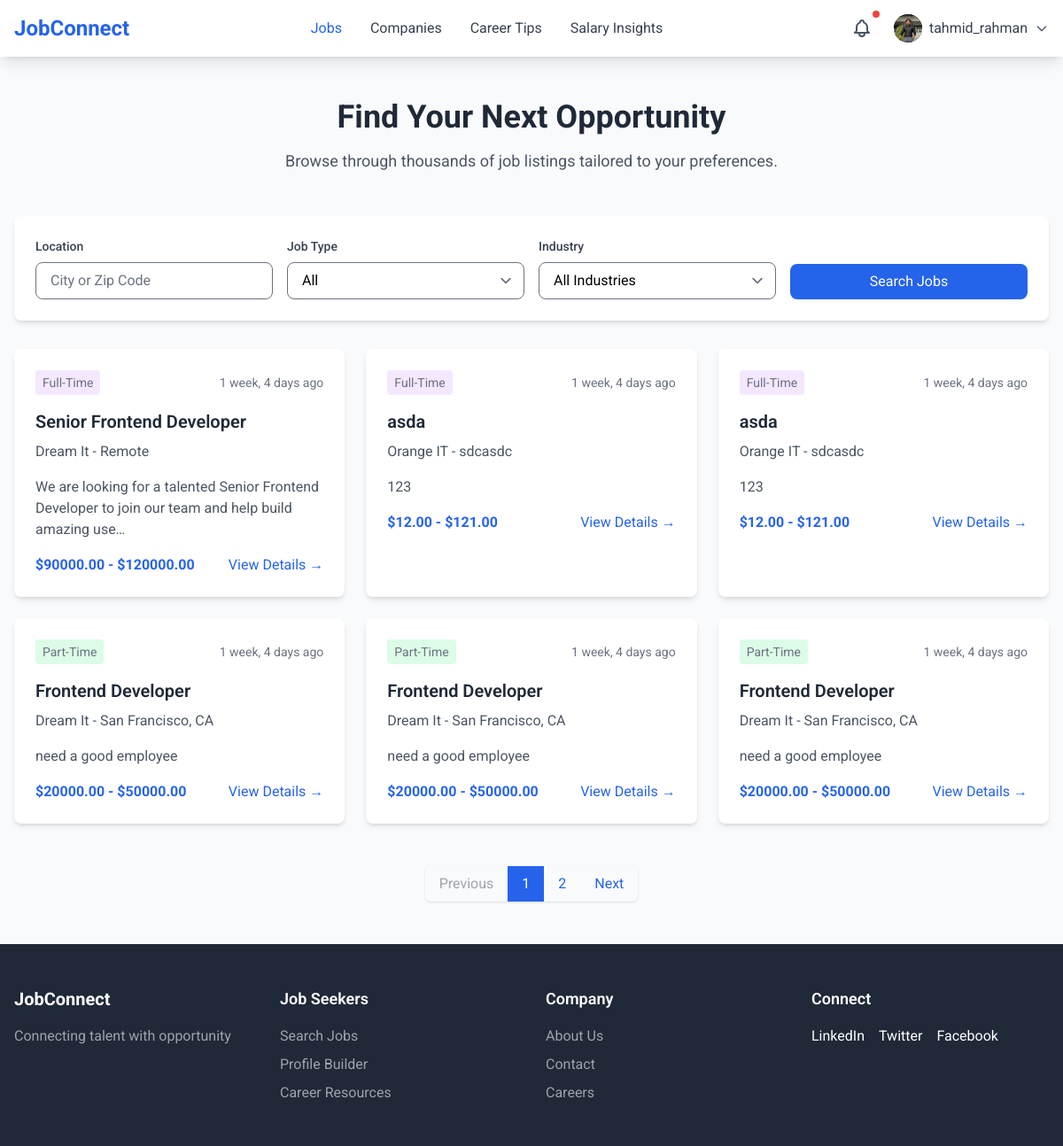
Screenshot of /jobseeker/jobs/ (signed in) with the database file from the repository.
### accounts/models.py (models this page shows, shortened)
class CustomUser(AbstractBaseUser, PermissionsMixin):
    id = models.AutoField(primary_key=True)
    name = models.CharField(max_length=100)
    username = models.CharField(max_length=100, unique=True)
    email = models.EmailField(unique=True)
    phone_no = models.CharField(max_length=15,null=True,blank=True)
    role = models.CharField(max_length=50, choices=[
        ('admin', 'Admin'),
        ('user', 'User'),
        ('employee', 'Employee'),
    ], default='user')
    status = models.CharField(max_length=50, choices=[
        ('approved','Approved'),
        ('pending', 'Pending'),
    ],default='pending')
    is_active = models.BooleanField(default=True)
    is_staff = models.BooleanField(default=False)
    objects = CustomUserManager()
    USERNAME_FIELD = 'email'
    REQUIRED_FIELDS = ['username', 'name']

### jobseeker/models.py (models this page shows, shortened)
class Profile(models.Model):
    user = models.OneToOneField(CustomUser, on_delete=models.CASCADE, related_name='profile')
    profile_id = models.AutoField(primary_key=True)
    profile_picture = models.ImageField(upload_to='profile_pics/', blank=True, null=True,default='profile_pics/profile_1.png')
    first_name = models.CharField(max_length=50, blank=True, null=True)
    last_name = models.CharField(max_length=50, blank=True, null=True)
    job_title = models.CharField(max_length=100, blank=True, null=True)
    location = models.CharField(max_length=100, blank=True, null=True)
    about_me = models.TextField( blank=True, null=True)

### employer/models.py (models this page shows, shortened)
class Job(models.Model):
    JOB_TYPE_CHOICES = [
        ('Full-Time', 'Full-Time'),
        ('Part-Time', 'Part-Time'),
        ('Contract', 'Contract'),
        ('Internship', 'Internship')
    ]
    STATUS_CHOICES = [
        ('Active', 'Active'),
        ('Draft', 'Draft'),
        ('Closed', 'Closed'),
    ]
    CATEGORY_CHOICES = [
        ('engineering', 'Engineering'),
        ('design', 'Design'),
        ('marketing', 'Marketing'),
    ]
    job_id = models.AutoField(primary_key=True)
    title = models.CharField(max_length=255)
    company = models.ForeignKey('Company', on_delete=models.CASCADE)
    location = models.CharField(max_length=255)
    job_type = models.CharField(max_length=20, choices=JOB_TYPE_CHOICES)
    posted_date = models.DateTimeField(auto_now_add=True)
    salary_min = models.DecimalField(max_digits=10, decimal_places=2)
    salary_max = models.DecimalField(max_digits=10, decimal_places=2)
    applications = models.IntegerField(default=0)
    exp_need = models.IntegerField(default=0)
    description = models.TextField()
    responsibilities = models.TextField()
    requirements = models.TextField()
    benefits = models.TextField()
    status = models.CharField(max_length=10, choices=STATUS_CHOICES, default='Draft')
    category = models.CharField(max_length=20, choices=CATEGORY_CHOICES)

class Company(models.Model):
    company_id = models.AutoField(primary_key=True)
    user = models.ForeignKey('accounts.CustomUser', on_delete=models.CASCADE)
    name = models.CharField(max_length=255)
    location = models.CharField(max_length=255)
    logo = models.URLField(null=True, blank=True)
    description = models.TextField()

### jobseeker/views.py (the view)
    def wrapper(request, *args, **kwargs):
        if request.user.role != 'user':
            messages.error(request, "You are not authorized to view this page.")
            return redirect('login')
        return view_func(request, *args, **kwargs)

### jobseeker/views.py (called while the page is built)
def user_role_required(view_func):
    def wrapper(request, *args, **kwargs):
        if request.user.role != 'user':
            messages.error(request, "You are not authorized to view this page.")
            return redirect('login')
        return view_func(request, *args, **kwargs)
    return wrapper

@user_role_required
@login_required
def dashboard(request):
    jobs = Job.objects.all().order_by('-posted_date')
    paginator = Paginator(jobs, 6)
    page_number = request.GET.get('page')
    page_obj = paginator.get_page(page_number)
    return render(request, 'jobseeker/user_home.html',{'page_obj': page_obj})

### static/templates/jobseeker/user_home.html (shortened to what this page needs)
{% extends 'base.html' %}
{% block nav %}
{% include 'components/main_nav.html' %}
{% endblock nav %}
{% block content %}
<section class="py-12 bg-gray-50">
    <div class="max-w-7xl mx-auto px-4">
        <div class="text-center mb-12">
            <h1 class="text-4xl font-bold text-gray-800 mb-4">Find Your Next Opportunity</h1>
            <p class="text-lg text-gray-600">Browse through thousands of job listings tailored to your preferences.
            </p>
        </div>
        <div class="bg-white p-6 rounded-lg shadow-md mb-8">
            <div class="grid grid-cols-1 md:grid-cols-4 gap-4">
                <div>
                    <label class="block text-sm font-medium text-gray-700 mb-2">Location</label>
                    <input type="text" placeholder="City or Zip Code"
                        class="w-full px-4 py-2 border rounded-lg focus:ring-blue-500 focus:border-blue-500">
                </div>
                <div>
                    <label class="block text-sm font-medium text-gray-700 mb-2">Job Type</label>
                    <select class="w-full px-4 py-2 border rounded-lg focus:ring-blue-500 focus:border-blue-500">
                        <option value="">All</option>
                    </select>
                </div>
                <div>
                    <label class="block text-sm font-medium text-gray-700 mb-2">Industry</label>
                    <select class="w-full px-4 py-2 border rounded-lg focus:ring-blue-500 focus:border-blue-500">
                        <option value="">All Industries</option>
                    </select>
                </div>
                <div class="flex items-end">
                    <button class="w-full bg-blue-600 text-white px-6 py-2 rounded-lg hover:bg-blue-700">
                        Search Jobs
                    </button>
                </div>
            </div>
        </div>
        <div class="grid grid-cols-1 md:grid-cols-2 lg:grid-cols-3 gap-6">
            {% for job in page_obj %}
            <div class="bg-white rounded-lg shadow-md hover:shadow-lg transition-shadow">
                <div class="p-6">
                    <div class="flex items-center justify-between mb-4">
                        <span class="text-sm text-gray-500 {% if job.job_type == 'Full-Time' %}bg-purple-100 {% elif job.job_type == 'Part-Time' %} bg-green-100 {% elif job.job_type == 'Contract' %}
                             bg-yellow-100 {% else %} bg-red-100 {% endif %} px-2 py-1 rounded">
                            {{job.job_type }}</span>
                        <span class="text-sm text-gray-500">{{ job.posted_date|timesince }} ago</span>
                    </div>
                    <h3 class="text-xl font-semibold text-gray-800 mb-2">{{ job.title }}</h3>
                    <p class="text-gray-600 mb-4">{{ job.company.name }} - {{ job.location }}</p>
                    <p class="text-gray-600 mb-4">{{ job.description|truncatechars:100 }}
                    </p>
                    <div class="flex items-center justify-between">
                        <span class="text-md font-bold text-blue-600">
                            ${{job.salary_min}} - ${{job.salary_max}}</span>
                        <a href="{{job.job_id}}" class="text-blue-600 hover:text-blue-700">View Details
                            →</a>
                    </div>
                </div>
            </div>
            {% endfor %}
        </div>
        <div class="flex justify-center mt-12">
            <nav class="inline-flex rounded-md shadow">
                {% if page_obj.has_previous %}
                <a href="?page={{ page_obj.previous_page_number }}"
                    class="px-4 py-2 text-blue-600 hover:bg-blue-50 rounded-l-lg">Previous</a>
                {% else %}
                <span class="px-4 py-2 text-gray-400 rounded-l-lg cursor-not-allowed">Previous</span>
                {% endif %}
                {% for num in page_obj.paginator.page_range %}
                {% if page_obj.number == num %}
                <span class="px-4 py-2 text-white bg-blue-600">{{ num }}</span>
                {% else %}
                <a href="?page={{ num }}" class="px-4 py-2 text-blue-600 hover:bg-blue-50">{{ num }}</a>
                {% endif %}
                {% endfor %}
                {% if page_obj.has_next %}
                <a href="?page={{ page_obj.next_page_number }}"
                    class="px-4 py-2 text-blue-600 hover:bg-blue-50 rounded-r-lg">Next</a>
                {% else %}
                <span class="px-4 py-2 text-gray-400 rounded-r-lg cursor-not-allowed">Next</span>
                {% endif %}
            </nav>
        </div>
    </div>
</section>
{% endblock content %}
{% block footer %}
<div class="footer-container hidden md:block">
    {% include 'components/footer.html' %}
</div>
{% endblock footer %}

### static/templates/components/main_nav.html (shortened to what this page needs)
<nav class="bg-white shadow-lg sticky top-0 z-10">
    <div class="max-w-7xl mx-auto px-4">
        <div class="flex justify-between items-center h-16">
            <a href="/jobseeker/jobs/" class="flex items-center">
                <span class="text-2xl font-bold text-blue-600">JobConnect</span>
            </a>
            <div class="hidden md:flex space-x-8">
                <a href="/jobseeker/jobs"
                    class="hover:text-blue-600 {% if '/jobseeker/jobs' in request.path %} text-blue-600 {% else %} text-gray-700 {% endif %} ">
                    Jobs
                </a>
                <a href="/jobseeker/company"
                    class="{% if '/jobseeker/company' in request.path %} text-blue-600 {% else %} text-gray-700 {% endif %} hover:text-blue-600">Companies</a>
                <a href="/jobseeker/tips"
                    class="{% if '/jobseeker/tips' in request.path %} text-blue-600 {% else %} text-gray-700 {% endif %} hover:text-blue-600">Career
                    Tips</a>
                <a href="/jobseeker/salaryinsight"
                    class="{% if '/jobseeker/salaryinsight' in request.path %} text-blue-600 {% else %} text-gray-700 {% endif %} hover:text-blue-600">Salary
                    Insights</a>
            </div>
            <div class="flex items-center space-x-4">
                <div class="relative">
                    <button id="notificationButton" class="p-2 text-gray-600 hover:text-blue-600 relative">
                        <span class="absolute top-0 right-0 w-2 h-2 bg-red-500 rounded-full"></span>
                    </button>
                </div>
                <div class="relative">
                    <button id="profileButton" class="flex items-center space-x-2 focus:outline-none">
                        <img src="{{ request.user.profile.profile_picture.url }}" alt="Profile"
                            class="w-8 h-8 rounded-full bg-black">
                        <span class="hidden md:block text-gray-700">{{ request.user.username }}</span>
                        <svg class="w-4 h-4 text-gray-600" fill="none" stroke="currentColor" viewBox="0 0 24 24">
                            <path stroke-linecap="round" stroke-linejoin="round" stroke-width="2" d="M19 9l-7 7-7-7" />
                        </svg>
                    </button>
                </div>
            </div>
        </div>
    </div>
</nav>

### rows the page displays
CustomUser: user.profile.profile_picture (picture), user.username "tahmid_rahman"
Job: job_type "Full-Time", posted_date "1 week, 4 days", title "Senior Frontend Developer", company.name "Dream It", location "Remote", description "We are looking for a talented Senior Frontend Developer to join our team and help build amazing use…", salary_min "90000.00", salary_max "120000.00"
Job: job_type "Full-Time", posted_date "1 week, 4 days", title "asda", company.name "Orange IT", location "sdcasdc", description "123", salary_min "12.00", salary_max "121.00"
Job: job_type "Full-Time", posted_date "1 week, 4 days", title "asda", company.name "Orange IT", location "sdcasdc", description "123", salary_min "12.00", salary_max "121.00"
Job: job_type "Part-Time", posted_date "1 week, 4 days", title "Frontend Developer", company.name "Dream It", location "San Francisco, CA", description "need a good employee", salary_min "20000.00", salary_max "50000.00"
Job: job_type "Part-Time", posted_date "1 week, 4 days", title "Frontend Developer", company.name "Dream It", location "San Francisco, CA", description "need a good employee", salary_min "20000.00", salary_max "50000.00"
Job: job_type "Part-Time", posted_date "1 week, 4 days", title "Frontend Developer", company.name "Dream It", location "San Francisco, CA", description "need a good employee", salary_min "20000.00", salary_max "50000.00"

### other values shown
{{ num }} "1"
{{ num }} "2"
